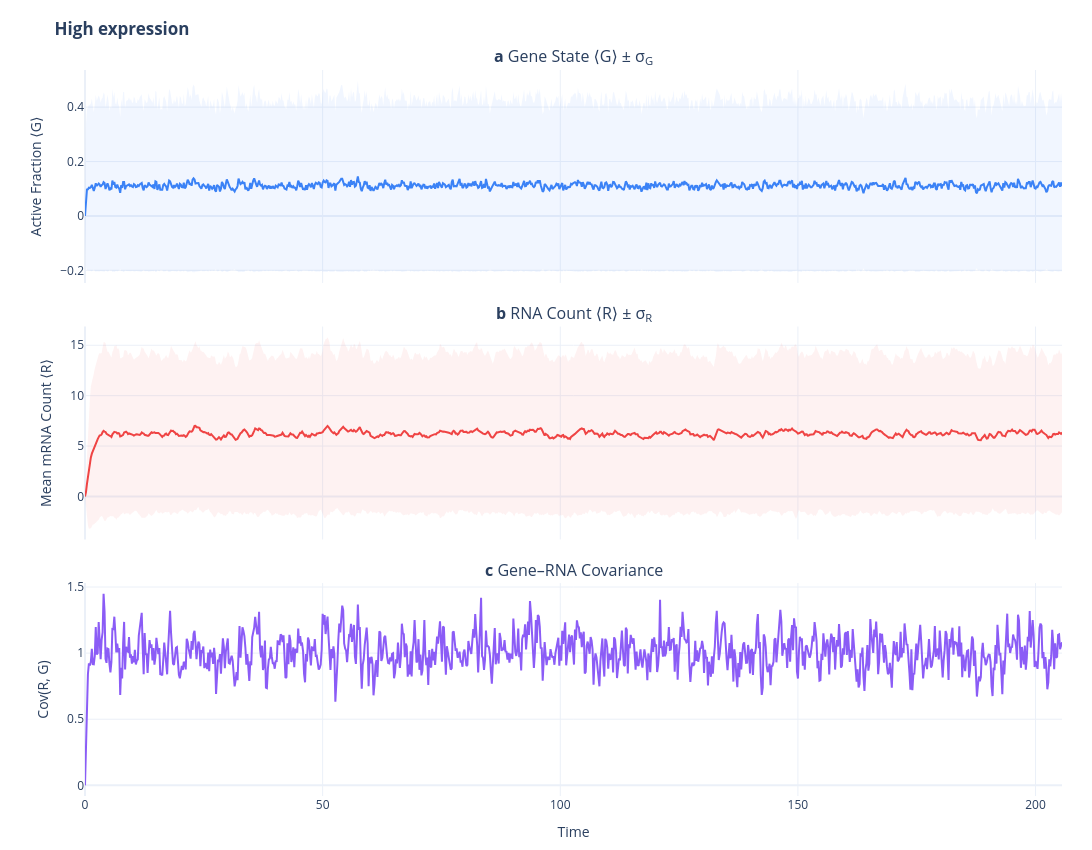
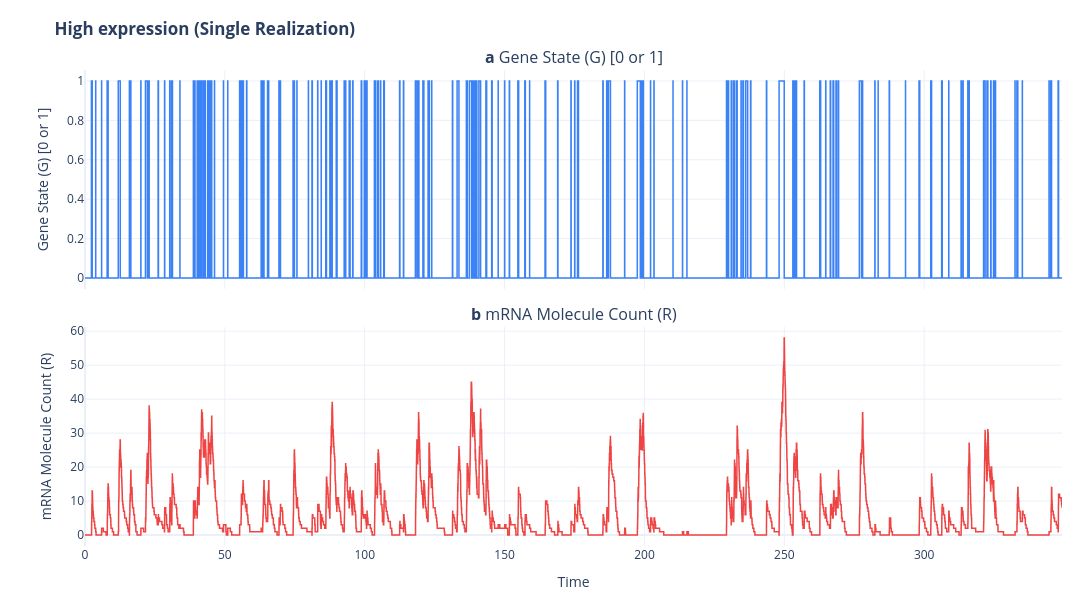

Notebook source saved alongside these figures, in order:
### Markdown cell above
**2a. High expression — TATA + Inr promoter** ($k_{\text{on}}=0.5,\; k_{\text{off}}=4,\; k_{\text{syn}}=56$)

Stable ON state and strong synthesis → large burst size ($k_{\text{syn}}/k_{\text{off}}\approx 14$) →
**high ⟨R⟩**.

### Code cell
run_experiment(
    title="High expression",
    k_on=0.5,
    k_off=4,
    k_syn=56,
    show_single_trajectory=True
)

### Figure 1 — Plotly figure (JSON) as saved in the notebook; plotly's stock layout.template omitted (floating-point values rounded to 4 significant figures; data arrays with more than 128 entries replaced by an {"elided": "..."} marker saying what was removed)
{"data": [{"hoverinfo": "skip", "line": {"width": 0}, "showlegend": false, "type": "scatter", "x": {"elided": "1000 float values"}, "xaxis": "x", "y": {"elided": "1000 float values"}, "yaxis": "y"}, {"fill": "tonexty", "fillcolor": "rgba(59, 130, 246, 0.07)", "hoverinfo": "skip", "line": {"width": 0}, "showlegend": false, "type": "scatter", "x": {"elided": "1000 float values"}, "xaxis": "x", "y": {"elided": "1000 float values"}, "yaxis": "y"}, {"hovertemplate": "⟨G⟩ = %{y:.3f}<extra></extra>", "line": {"color": "#3B82F6", "width": 2}, "showlegend": false, "type": "scatter", "x": {"elided": "1000 float values"}, "xaxis": "x", "y": {"elided": "1000 float values"}, "yaxis": "y"}, {"hoverinfo": "skip", "line": {"width": 0}, "showlegend": false, "type": "scatter", "x": {"elided": "1000 float values"}, "xaxis": "x2", "y": {"elided": "1000 float values"}, "yaxis": "y2"}, {"fill": "tonexty", "fillcolor": "rgba(239, 68, 68, 0.07)", "hoverinfo": "skip", "line": {"width": 0}, "showlegend": false, "type": "scatter", "x": {"elided": "1000 float values"}, "xaxis": "x2", "y": {"elided": "1000 float values"}, "yaxis": "y2"}, {"hovertemplate": "⟨R⟩ = %{y:.1f}<extra></extra>", "line": {"color": "#EF4444", "width": 2}, "showlegend": false, "type": "scatter", "x": {"elided": "1000 float values"}, "xaxis": "x2", "y": {"elided": "1000 float values"}, "yaxis": "y2"}, {"hovertemplate": "Cov = %{y:.3f}<extra></extra>", "line": {"color": "#8B5CF6", "width": 2}, "showlegend": false, "type": "scatter", "x": {"elided": "1000 float values"}, "xaxis": "x3", "y": {"elided": "1000 float values"}, "yaxis": "y3"}], "layout": {"annotations": [{"font": {"size": 16}, "showarrow": false, "text": "<b>a</b> Gene State ⟨G⟩ ± σ<sub>G</sub>", "x": 0.5, "xanchor": "center", "xref": "paper", "y": 1, "yanchor": "bottom", "yref": "paper"}, {"font": {"size": 16}, "showarrow": false, "text": "<b>b</b> RNA Count ⟨R⟩ ± σ<sub>R</sub>", "x": 0.5, "xanchor": "center", "xref": "paper", "y": 0.6467, "yanchor": "bottom", "yref": "paper"}, {"font": {"size": 16}, "showarrow": false, "text": "<b>c</b> Gene–RNA Covariance", "x": 0.5, "xanchor": "center", "xref": "paper", "y": 0.2933, "yanchor": "bottom", "yref": "paper"}], "height": 850, "hovermode": "x", "margin": {"b": 50, "l": 85, "r": 30, "t": 70}, "title": {"text": "<b>High expression</b>"}, "width": 1100, "xaxis": {"anchor": "y", "domain": [0, 1], "matches": "x3", "showticklabels": false}, "xaxis2": {"anchor": "y2", "domain": [0, 1], "matches": "x3", "showticklabels": false}, "xaxis3": {"anchor": "y3", "domain": [0, 1], "title": {"text": "Time"}}, "yaxis": {"anchor": "x", "domain": [0.7067, 1], "title": {"text": "Active Fraction ⟨G⟩"}}, "yaxis2": {"anchor": "x2", "domain": [0.3533, 0.6467], "title": {"text": "Mean mRNA Count ⟨R⟩"}}, "yaxis3": {"anchor": "x3", "domain": [0, 0.2933], "title": {"text": "Cov(R, G)"}}}}

### Figure 2 — Plotly figure (JSON) as saved in the notebook; plotly's stock layout.template omitted (floating-point values rounded to 4 significant figures; data arrays with more than 128 entries replaced by an {"elided": "..."} marker saying what was removed)
{"data": [{"hovertemplate": "G = %{y:.0f}<extra></extra>", "line": {"color": "#3B82F6", "shape": "hv", "width": 1.5}, "showlegend": false, "type": "scatter", "x": {"elided": "4001 float values"}, "xaxis": "x", "y": {"elided": "4001 float values"}, "yaxis": "y"}, {"hovertemplate": "R = %{y:.0f}<extra></extra>", "line": {"color": "#EF4444", "shape": "hv", "width": 1.5}, "showlegend": false, "type": "scatter", "x": {"elided": "4001 float values"}, "xaxis": "x2", "y": {"elided": "4001 float values"}, "yaxis": "y2"}], "layout": {"annotations": [{"font": {"size": 16}, "showarrow": false, "text": "<b>a</b> Gene State (G) [0 or 1]", "x": 0.5, "xanchor": "center", "xref": "paper", "y": 1, "yanchor": "bottom", "yref": "paper"}, {"font": {"size": 16}, "showarrow": false, "text": "<b>b</b> mRNA Molecule Count (R)", "x": 0.5, "xanchor": "center", "xref": "paper", "y": 0.46, "yanchor": "bottom", "yref": "paper"}], "height": 600, "hovermode": "x", "margin": {"b": 50, "l": 85, "r": 30, "t": 70}, "title": {"text": "<b>High expression (Single Realization)</b>"}, "width": 1100, "xaxis": {"anchor": "y", "domain": [0, 1], "matches": "x2", "showticklabels": false}, "xaxis2": {"anchor": "y2", "domain": [0, 1], "title": {"text": "Time"}}, "yaxis": {"anchor": "x", "domain": [0.54, 1], "title": {"text": "Gene State (G) [0 or 1]"}}, "yaxis2": {"anchor": "x2", "domain": [0, 0.46], "title": {"text": "mRNA Molecule Count (R)"}}}}
